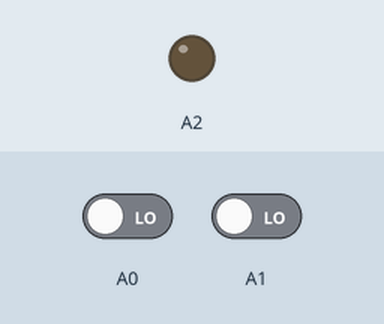
Simulated run of this sketch. Board: Arduino Leonardo, built with avr-gcc and run on an emulated ATmega32U4. On the bench: output pins drawn as LEDs (lit = HIGH). The inputs (shaded band) are chosen by the test bench; at power-on: A0 LOW, A1 LOW. Raw I2C reads return 0.

Above: at 0.1 s.
At 30.1 s:
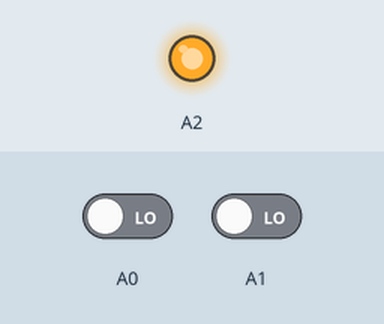
Timing chart, 0 to 31.6 s (numbered marks = the images above):
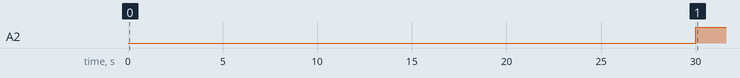

Measured:
- by itself, A2: LOW → HIGH at 30.0 s

The sketch:

Phase2_arduino_leonardo_07_B1.ino
```cpp
// Separate native AVR adaptation: persistent state, int32_t arithmetic, header aliases and SPISettings API.
#include <Wire.h>
#include <SPI.h>
#include <math.h>
#include <stdint.h>
static_assert(sizeof(int)==2, "Expected AVR int ABI");
static_assert(sizeof(int32_t)==4, "Register arithmetic must use 32-bit state");
#ifndef D0
#define D0 0
#endif
#ifndef D1
#define D1 1
#endif
#ifndef D2
#define D2 2
#endif
#ifndef D3
#define D3 3
#endif
#ifndef D4
#define D4 4
#endif
#ifndef D5
#define D5 5
#endif
#ifndef D6
#define D6 6
#endif
#ifndef D7
#define D7 7
#endif
#ifndef D8
#define D8 8
#endif
#ifndef D9
#define D9 9
#endif
#ifndef D10
#define D10 10
#endif
#ifndef D11
#define D11 11
#endif
#ifndef D12
#define D12 12
#endif
#ifndef D13
#define D13 13
#endif
#ifndef D14
#define D14 14
#endif
#ifndef D15
#define D15 15
#endif
#ifndef D16
#define D16 16
#endif
#ifndef D17
#define D17 17
#endif
#ifndef D18
#define D18 18
#endif
#ifndef D19
#define D19 19
#endif
#ifndef D20
#define D20 20
#endif
#ifndef D21
#define D21 21
#endif
#ifndef D22
#define D22 22
#endif
#ifndef D23
#define D23 23
#endif
#ifndef D24
#define D24 24
#endif
#ifndef D25
#define D25 25
#endif
#ifndef D26
#define D26 26
#endif
#ifndef D27
#define D27 27
#endif
#ifndef D28
#define D28 28
#endif
#ifndef D29
#define D29 29
#endif
#ifndef D30
#define D30 30
#endif
#ifndef D31
#define D31 31
#endif
#ifndef D32
#define D32 32
#endif
#ifndef D33
#define D33 33
#endif
#ifndef D34
#define D34 34
#endif
#ifndef D35
#define D35 35
#endif
#ifndef D36
#define D36 36
#endif
#ifndef D37
#define D37 37
#endif
#ifndef D38
#define D38 38
#endif
#ifndef D39
#define D39 39
#endif
#ifndef D40
#define D40 40
#endif
#ifndef D41
#define D41 41
#endif
#ifndef D42
#define D42 42
#endif
#ifndef D43
#define D43 43
#endif
#ifndef D44
#define D44 44
#endif
#ifndef D45
#define D45 45
#endif
#ifndef D46
#define D46 46
#endif
#ifndef D47
#define D47 47
#endif
#ifndef D48
#define D48 48
#endif
#ifndef D49
#define D49 49
#endif
#ifndef D50
#define D50 50
#endif
#ifndef D51
#define D51 51
#endif
#ifndef D52
#define D52 52
#endif
#ifndef D53
#define D53 53
#endif
#ifndef D54
#define D54 54
#endif
#ifndef D55
#define D55 55
#endif
#ifndef D56
#define D56 56
#endif
#ifndef D57
#define D57 57
#endif
#ifndef D58
#define D58 58
#endif
#ifndef D59
#define D59 59
#endif
#ifndef D60
#define D60 60
#endif
#ifndef D61
#define D61 61
#endif
#ifndef D62
#define D62 62
#endif
#ifndef D63
#define D63 63
#endif
#ifndef D64
#define D64 64
#endif
#ifndef D65
#define D65 65
#endif
#ifndef D66
#define D66 66
#endif
#ifndef D67
#define D67 67
#endif
#ifndef D68
#define D68 68
#endif
#ifndef D69
#define D69 69
#endif
int32_t cycles;
int32_t faults;
int32_t excursions;
int32_t alarm;
int32_t motion0;
int32_t motion1;
double t0;
double t1;
double t2;
double t3;
double t4;
double t5;
double t6;
double t7;
// Smart Building Management System
// Zone thermal quorum and access alarm
void setup(){Wire.begin();Serial1.begin(115200);pinMode(A2,OUTPUT);pinMode(A0,INPUT);pinMode(A1,INPUT);cycles=0;faults=0;excursions=0;alarm=0;motion0=0;motion1=0;t0=0;t1=0;t2=0;t3=0;t4=0;t5=0;t6=0;t7=0;delay(30000);}
void loop(){faults=0;excursions=0;Wire.beginTransmission(72);Wire.write(0);int32_t ack0=Wire.endTransmission(false);int32_t count0=Wire.requestFrom(72,2);int32_t hi0=Wire.read();int32_t lo0=Wire.read();if(ack0==0 && count0==2){int32_t raw0=hi0*256+lo0;if(raw0>=32768){raw0=raw0-65536;}t0=raw0/256.0;if(t0<15.0 || t0>30.0){excursions=excursions+1;}}else{faults=faults+1;}Wire.beginTransmission(73);Wire.write(0);int32_t ack1=Wire.endTransmission(false);int32_t count1=Wire.requestFrom(73,2);int32_t hi1=Wire.read();int32_t lo1=Wire.read();if(ack1==0 && count1==2){int32_t raw1=hi1*256+lo1;if(raw1>=32768){raw1=raw1-65536;}t1=raw1/256.0;if(t1<15.0 || t1>30.0){excursions=excursions+1;}}else{faults=faults+1;}Wire.beginTransmission(74);Wire.write(0);int32_t ack2=Wire.endTransmission(false);int32_t count2=Wire.requestFrom(74,2);int32_t hi2=Wire.read();int32_t lo2=Wire.read();if(ack2==0 && count2==2){int32_t raw2=hi2*256+lo2;if(raw2>=32768){raw2=raw2-65536;}t2=raw2/256.0;if(t2<15.0 || t2>30.0){excursions=excursions+1;}}else{faults=faults+1;}Wire.beginTransmission(75);Wire.write(0);int32_t ack3=Wire.endTransmission(false);int32_t count3=Wire.requestFrom(75,2);int32_t hi3=Wire.read();int32_t lo3=Wire.read();if(ack3==0 && count3==2){int32_t raw3=hi3*256+lo3;if(raw3>=32768){raw3=raw3-65536;}t3=raw3/256.0;if(t3<15.0 || t3>30.0){excursions=excursions+1;}}else{faults=faults+1;}Wire.beginTransmission(76);Wire.write(0);int32_t ack4=Wire.endTransmission(false);int32_t count4=Wire.requestFrom(76,2);int32_t hi4=Wire.read();int32_t lo4=Wire.read();if(ack4==0 && count4==2){int32_t raw4=hi4*256+lo4;if(raw4>=32768){raw4=raw4-65536;}t4=raw4/256.0;if(t4<15.0 || t4>30.0){excursions=excursions+1;}}else{faults=faults+1;}Wire.beginTransmission(77);Wire.write(0);int32_t ack5=Wire.endTransmission(false);int32_t count5=Wire.requestFrom(77,2);int32_t hi5=Wire.read();int32_t lo5=Wire.read();if(ack5==0 && count5==2){int32_t raw5=hi5*256+lo5;if(raw5>=32768){raw5=raw5-65536;}t5=raw5/256.0;if(t5<15.0 || t5>30.0){excursions=excursions+1;}}else{faults=faults+1;}Wire.beginTransmission(78);Wire.write(0);int32_t ack6=Wire.endTransmission(false);int32_t count6=Wire.requestFrom(78,2);int32_t hi6=Wire.read();int32_t lo6=Wire.read();if(ack6==0 && count6==2){int32_t raw6=hi6*256+lo6;if(raw6>=32768){raw6=raw6-65536;}t6=raw6/256.0;if(t6<15.0 || t6>30.0){excursions=excursions+1;}}else{faults=faults+1;}Wire.beginTransmission(79);Wire.write(0);int32_t ack7=Wire.endTransmission(false);int32_t count7=Wire.requestFrom(79,2);int32_t hi7=Wire.read();int32_t lo7=Wire.read();if(ack7==0 && count7==2){int32_t raw7=hi7*256+lo7;if(raw7>=32768){raw7=raw7-65536;}t7=raw7/256.0;if(t7<15.0 || t7>30.0){excursions=excursions+1;}}else{faults=faults+1;}motion0=1-digitalRead(A0);motion1=1-digitalRead(A1);alarm=0;if(faults>0 || excursions>=4 || motion0==1 || motion1==1){alarm=1;}if(alarm==1){digitalWrite(A2,HIGH);}else{digitalWrite(A2,LOW);}Serial1.println(faults);cycles=cycles+1;delay(1000);}
```
